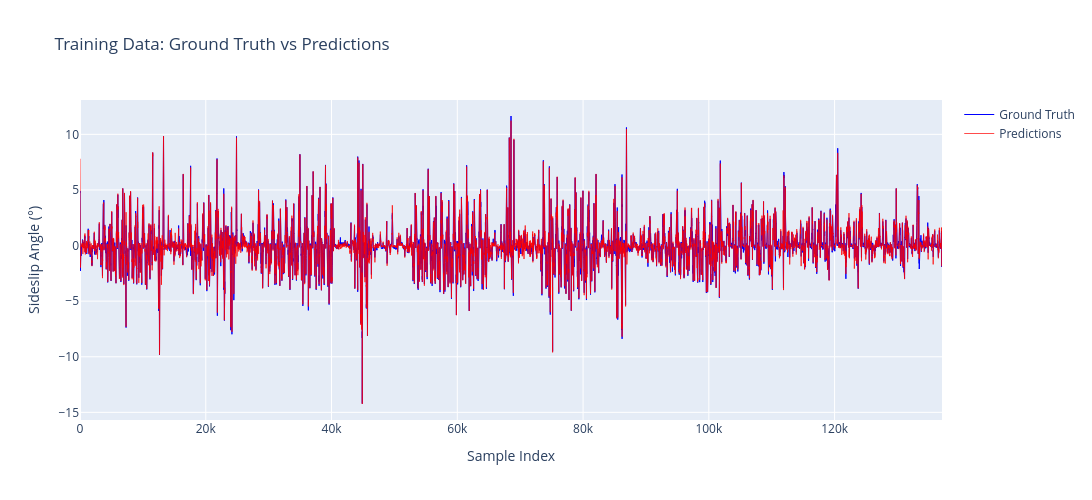
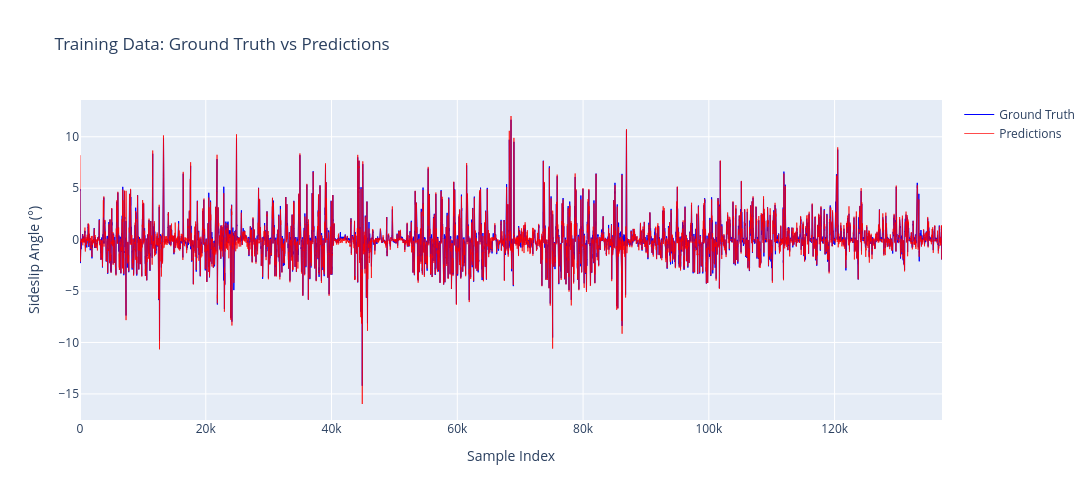

Source (notebook cell) for these figures, in order:
### Code cell
# ============================================================================
# VISUALIZE PREDICTIONS ON TRAINING DATA
# ============================================================================

print("Loading complete training data (unshuffled) for visualization...")
train_dataloader_unshuffled = load_test_data(
    test_path=CONFIG['TRAIN_PATH'],
    batchsize=CONFIG['BATCH_SIZE'],
    pipeline=pipeline,
    load_anonymized_data=False  # We have ground truth
)

model.eval()
total_loss = 0
preds = []
ground_truths = []

with torch.no_grad():
    for step, (x, y) in enumerate(train_dataloader_unshuffled):
        x, y = x.to(device), y.to(device).reshape(-1, 1)
        pred = model(x)
        loss = criterion(pred, y)
        total_loss += loss.item()
        
        preds.append(pred.cpu().numpy())
        ground_truths.append(y.cpu().numpy())

avg_loss = total_loss / len(train_dataloader_unshuffled)
ground_truths = np.concatenate(ground_truths).flatten()
preds = np.concatenate(preds).flatten()

print(f"Avg Loss on Training Data: {avg_loss:.5f}")
print(f"MAE: {np.mean(np.abs(ground_truths - preds)):.5f}°")
print(f"Predictions shape: {preds.shape}\n")

# Interactive Plotly visualization
fig = go.Figure()
fig.add_trace(go.Scatter(y=ground_truths, mode='lines', name='Ground Truth', 
                         line=dict(color='blue', width=1)))
fig.add_trace(go.Scatter(y=preds, mode='lines', name='Predictions', 
                         line=dict(color='red', width=1), opacity=0.7))
fig.update_layout(
    title='Training Data: Ground Truth vs Predictions',
    xaxis_title='Sample Index',
    yaxis_title='Sideslip Angle (°)',
    width=CONFIG['PLOTLY_WIDTH'],
    height=CONFIG['PLOTLY_HEIGHT']
)
fig.show()

### Figure 1 — Plotly figure (JSON) as saved in the notebook; plotly's stock layout.template omitted (floating-point values rounded to 4 significant figures; data arrays with more than 128 entries replaced by an {"elided": "..."} marker saying what was removed)
{"data": [{"line": {"color": "blue", "width": 1}, "mode": "lines", "name": "Ground Truth", "type": "scatter", "y": {"elided": "137080 float values"}}, {"line": {"color": "red", "width": 1}, "mode": "lines", "name": "Predictions", "opacity": 0.7, "type": "scatter", "y": {"elided": "137080 float values"}}], "layout": {"height": 500, "title": {"text": "Training Data: Ground Truth vs Predictions"}, "width": 1200, "xaxis": {"title": {"text": "Sample Index"}}, "yaxis": {"title": {"text": "Sideslip Angle (°)"}}}}

### Figure 2 — Plotly figure (JSON) as saved in the notebook; plotly's stock layout.template omitted (floating-point values rounded to 4 significant figures; data arrays with more than 128 entries replaced by an {"elided": "..."} marker saying what was removed)
{"data": [{"line": {"color": "blue", "width": 1}, "mode": "lines", "name": "Ground Truth", "type": "scatter", "y": {"elided": "137080 float values"}}, {"line": {"color": "red", "width": 1}, "mode": "lines", "name": "Predictions", "opacity": 0.7, "type": "scatter", "y": {"elided": "137080 float values"}}], "layout": {"height": 500, "title": {"text": "Training Data: Ground Truth vs Predictions"}, "width": 1200, "xaxis": {"title": {"text": "Sample Index"}}, "yaxis": {"title": {"text": "Sideslip Angle (°)"}}}}
